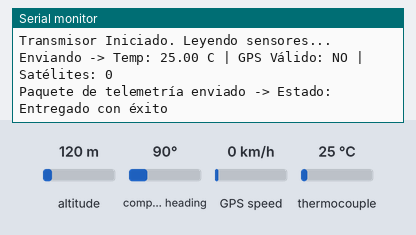
Bench run of a sketch on a simulated ESP32. Parts: the last lines printed to the serial monitor. Wiring (inferred from the names in the program): MAX6675 thermocouple converter: CS GPIO 26; MISO GPIO 13; SCK GPIO 18. Inputs (shaded band) come from the test bench; at power-on: thermocouple 25 °C, altitude 120 m, compass heading 90°, GPS speed 0 km/h. The GPS gets a fix after 3 s at 37.7749, -122.4194 with 8 satellites.

Above: at 1.2 s.
1.3 s: thermocouple set to 6 °C
At 2.8 s:
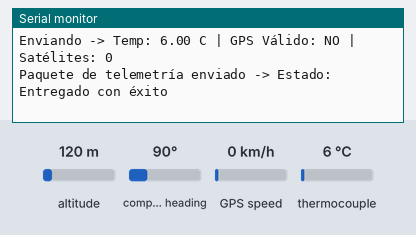
5.5 s: thermocouple set to 75 °C
At 6.8 s:
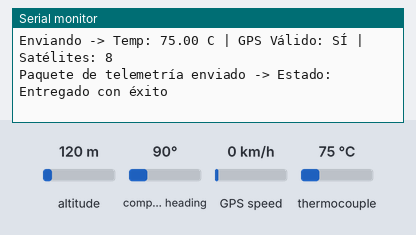

The sketch:

Emisor.ino
```cpp
#include <esp_now.h>
#include <WiFi.h>
#include <TinyGPS++.h>

// --- DIRECCIÓN MAC DE TU RECEPTOR ---
uint8_t receiverAddress[] = {0x28, 0x05, 0xA5, 0x2D, 0x27, 0x38};

// --- CONFIGURACIÓN DE PINES (Tus pines actuales de éxito) ---
#define RXD2 17
#define TXD2 16

#define MAX6675_SO  13
#define MAX6675_CS  26
#define MAX6675_SCK 18
                        // ¡OJO!: Asegúrate de que el pin físico coincide con lo que definas aquí.

// --- INICIALIZACIÓN DE OBJETOS ---
TinyGPSPlus gps;

// --- ESTRUCTURA DE DATOS (Telemetría) ---
typedef struct struct_message {
  float latitud;
  float longitud;
  float altitud;
  float velocidad;
  float temperatura;
  uint8_t satelites;
  uint8_t hora;
  uint8_t minuto;
  uint8_t segundo;
  bool gpsValido;
} struct_message;

struct_message telemetria;
esp_now_peer_info_t peerInfo;

unsigned long tiempoAnterior = 0;

// --- FUNCIÓN DE LECTURA DEL MAX6675 SIN LIBRERÍA (Altamente compatible) ---
float leerTemperaturaMAX6675() {
  digitalWrite(MAX6675_CS, LOW);
  delayMicroseconds(1);

  uint16_t datosCrudos = 0;
  for (int i = 0; i < 16; i++) {
    digitalWrite(MAX6675_SCK, HIGH);
    delayMicroseconds(1);
    datosCrudos = (datosCrudos << 1) | digitalRead(MAX6675_SO);
    digitalWrite(MAX6675_SCK, LOW);
    delayMicroseconds(1);
  }
  digitalWrite(MAX6675_CS, HIGH);

  // Si el Bit 2 es 1, la termocupla está suelta
  if (datosCrudos & 0x04) {
    return -999.0; // Código de error
  }

  // Desplazamos 3 bits a la derecha para quitar los bits de estado y calculamos
  return (datosCrudos >> 3) * 0.25;
}

// Callback de envío para ESP32 v3.x
void OnDataSent(const wifi_tx_info_t *tx_info, esp_now_send_status_t status) {
  Serial.print("Paquete de telemetría enviado -> Estado: ");
  Serial.println(status == ESP_NOW_SEND_SUCCESS ? "Entregado con éxito" : "Fallo en la entrega");
}

void setup() {
  Serial.begin(115200);
  Serial2.begin(9600, SERIAL_8N1, RXD2, TXD2);

  // Configuración de los pines del sensor
  pinMode(MAX6675_CS, OUTPUT);
  pinMode(MAX6675_SCK, OUTPUT);
  pinMode(MAX6675_SO, INPUT);
  digitalWrite(MAX6675_CS, HIGH);
  digitalWrite(MAX6675_SCK, LOW);

  WiFi.mode(WIFI_STA);

  if (esp_now_init() != ESP_OK) {
    Serial.println("Error inicializando ESP-NOW");
    return;
  }

  esp_now_register_send_cb(OnDataSent);

  memcpy(peerInfo.peer_addr, receiverAddress, 6);
  peerInfo.channel = 0;
  peerInfo.encrypt = false;

  if (esp_now_add_peer(&peerInfo) != ESP_OK){
    Serial.println("Fallo al añadir al receptor");
    return;
  }

  Serial.println("Transmisor Iniciado. Leyendo sensores...");
}

void loop() {
  // 1. Alimenta el parser del GPS constantemente
  while (Serial2.available() > 0) {
    gps.encode(Serial2.read());
  }

  // 2. Transmite los datos estrictamente cada 1 segundo (1000 ms)
  if (millis() - tiempoAnterior >= 1000) {
    tiempoAnterior = millis();

    // Lectura de temperatura mediante nuestra función a prueba de fallos
    float tempMotor = leerTemperaturaMAX6675();
    telemetria.temperatura = tempMotor;

    // Lectura del GPS
    if (gps.location.isValid()) {
      telemetria.gpsValido = true;
      telemetria.latitud = gps.location.lat();
      telemetria.longitud = gps.location.lng();
      telemetria.altitud = gps.altitude.meters();

      double vel = gps.speed.kmph();
      telemetria.velocidad = (vel < 1.5) ? 0.0 : vel;

      telemetria.satelites = gps.satellites.value();
      telemetria.hora = gps.time.hour();
      telemetria.minuto = gps.time.minute();
      telemetria.segundo = gps.time.second();
    } else {
      telemetria.gpsValido = false;
      telemetria.latitud = 0.0;
      telemetria.longitud = 0.0;
      telemetria.altitud = 0.0;
      telemetria.velocidad = 0.0;
      telemetria.satelites = gps.satellites.value();
    }

    // Mostramos lo que vamos a enviar por el monitor serie
    Serial.print("Enviando -> Temp: ");
    if(telemetria.temperatura == -999.0) {
       Serial.print("ERROR TEMP");
    } else {
       Serial.print(telemetria.temperatura); Serial.print(" C");
    }
    Serial.print(" | GPS Válido: "); Serial.print(telemetria.gpsValido ? "SÍ" : "NO");
    Serial.print(" | Satélites: "); Serial.println(telemetria.satelites);

    // Envío del paquete por ESP-NOW
    esp_now_send(receiverAddress, (uint8_t *) &telemetria, sizeof(telemetria));
  }
}
```

Measured:
- after the input at 1.3 s, the serial monitor: prints a new line after 0.70 s (image 1)
- after the input at 5.5 s, the serial monitor: prints a new line after 0.50 s (image 2)
